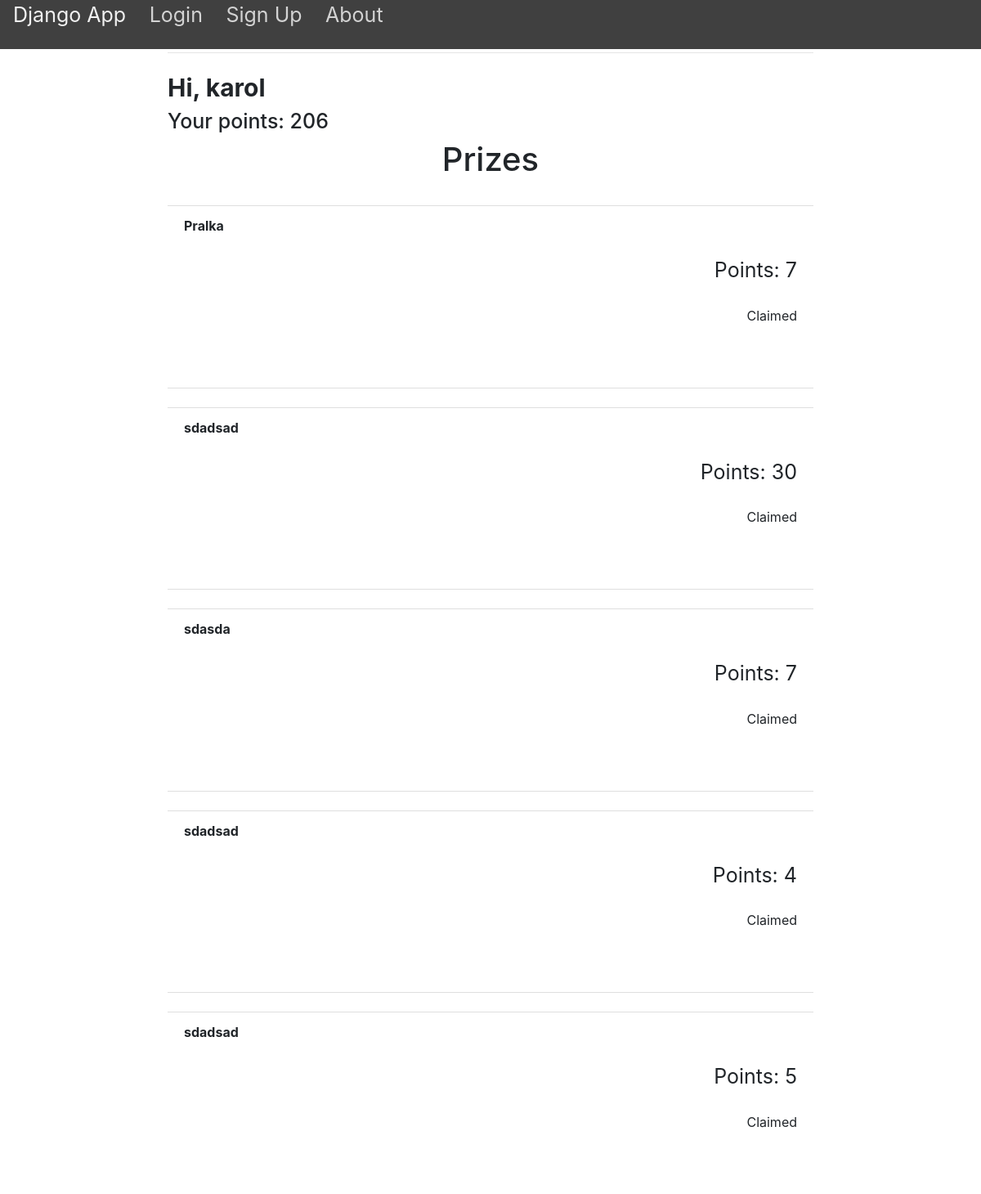
Screenshot of /loyality/1 with the database file from the repository.
### main/models.py (models this page shows, shortened)
class User(models.Model):
    user = models.ForeignKey(User, on_delete=models.CASCADE, related_name="todolist", null=True)
    name = models.CharField(max_length=200)
    points = models.IntegerField(default=0)

class Prize(models.Model):
    prizes = models.ForeignKey(User, on_delete=models.CASCADE, related_name="prizes")
    prizename = models.CharField(max_length=150)
    value = models.IntegerField(default=0)
    claimed = models.BooleanField(default=False)

### main/views.py (the view, shortened to what this page needs)
# urls.py: path("loyality/<int:id>", views.loyality, name="loyality"),
def loyality(response, id):
    lsp = User.objects.get(id=id)
    return render(response, "main/loyality.html", {"lsp": lsp})

### main/templates/main/loyality.html (shortened to what this page needs)
{% extends 'main/base.html' %}
{% block content %}
<h1 class="sayhi">Hi, {{lsp.name}}</h1>
<h2 class="points">Your points: {{lsp.points}}</h2>
<h1 align="center">Prizes</h1>
		{% for prize in lsp.prizes.all %}
		<br/>
		<ul class="list-group list-group-flush" id="prizes">
			<li class="list-group-item">
		    <div class = "title">
				{{prize.prizename}}
			</div>
				<br/>
				    <div align="right">
			      <a class="points">Points: {{prize.value}}</a>
				<br/>
				<br/>
				{% if not prize.claimed %}
    <form method="post">
      {% csrf_token %}
		<button type="submit" name="claim_prize" value="{{ prize.id }}" class="btn btn-success">Claim prize</button>
    </form>
    {% else %}
    <p>Claimed</p>
    {% endif %}
					</div>
		<br/>
		<br/>
			</li>
		</ul>
		{% endfor %}
{% endblock %}

### main/templates/main/base.html (shortened to what this page needs)
<!doctype html>
<html>
<head>
	<link rel="stylesheet" href="https://stackpath.bootstrapcdn.com/bootstrap/4.3.1/css/bootstrap.min.css">
	<nav class="sidenav">
		<a class="nav-item nav-link" href="/">Django App</a>
		{% if user.is_authenticated %}
		<a class="nav-item nav-link" href="/">Home</a>
				{% for td in user.todolist.all %}
		<a class="nav-item nav-link" href="/view/{{td.id}}">Tasks</a>
		<a class="nav-item nav-link" href="/loyality/{{td.id}}">Loyality</a>
				{% endfor %}
		<a class="nav-item nav-link" id="about" href="/about">About</a>
		<a href="/logout">Logout</a>
		{% else %}
		<a class="nav-item nav-link" id="login" href="/login">Login</a>
		<a class="nav-item nav-link" id="signUp" href="/register">Sign Up</a>
		<a class="nav-item nav-link" id="about" href="/about">About</a>
		{% endif %}
	</nav>
</head>
<body>
		<div class="row justify-content-center">
			<div class="col-8">
				<h1 class="mt-2">My Site</h1>
				<hr class="mt-0 mb-4">
				    {% block content %}
				    {% endblock %}
			</div>
		</div>
</body>
</html>

### main/templates/main/base.html (style rules this page uses)
.sidenav { height:60px; width:100%; position: fixed; z-index:1; top:0; background-color:#404040; overflow-x: :hidden; padding-top:0px; }
.sidenav a { padding:6px 8px 6px 16px; text-decoration: none; font-size:25px; color: #D3D3D3; display:inline; }

### main/templates/main/loyality.html (style rules this page uses)
.title { font-weight: bold; }
.sayhi { font-weight: bold; font-size: 30px; }
.points { font-size: 25px; }

### rows the page displays
User: name "karol", points "206"
Prize: prizename "Pralka", value "7", claimed "Claimed"
Prize: prizename "sdadsad", value "30", claimed "Claimed"
Prize: prizename "sdasda", value "7", claimed "Claimed"
Prize: prizename "sdadsad", value "4", claimed "Claimed"
Prize: prizename "sdadsad", value "5", claimed "Claimed"
